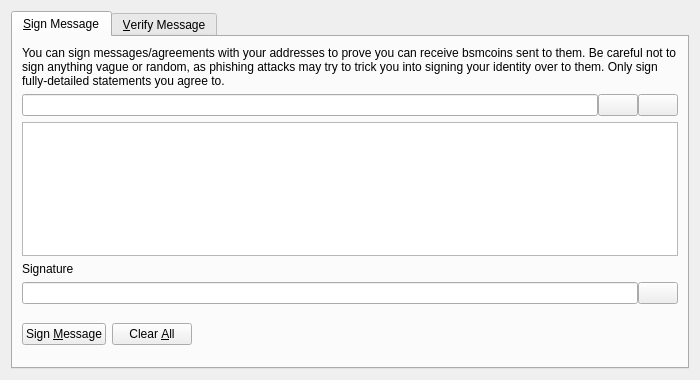
<?xml version="1.0" encoding="UTF-8"?>
<ui version="4.0">
 <class>SignVerifyMessageDialog</class>
 <widget class="QDialog" name="SignVerifyMessageDialog">
  <property name="geometry">
   <rect>
    <x>0</x>
    <y>0</y>
    <width>700</width>
    <height>380</height>
   </rect>
  </property>
  <property name="windowTitle">
   <string>Signatures - Sign / Verify a Message</string>
  </property>
  <property name="styleSheet">
   <string notr="true"/>
  </property>
  <property name="modal">
   <bool>true</bool>
  </property>
  <layout class="QVBoxLayout" name="verticalLayout">
   <item>
    <widget class="QTabWidget" name="tabWidget">
     <property name="currentIndex">
      <number>0</number>
     </property>
     <widget class="QWidget" name="tabSignMessage">
      <attribute name="title">
       <string>&amp;Sign Message</string>
      </attribute>
      <layout class="QVBoxLayout" name="verticalLayout_SM">
       <item>
        <widget class="QLabel" name="infoLabel_SM">
         <property name="text">
          <string>You can sign messages/agreements with your addresses to prove you can receive bsmcoins sent to them. Be careful not to sign anything vague or random, as phishing attacks may try to trick you into signing your identity over to them. Only sign fully-detailed statements you agree to.</string>
         </property>
         <property name="textFormat">
          <enum>Qt::PlainText</enum>
         </property>
         <property name="wordWrap">
          <bool>true</bool>
         </property>
        </widget>
       </item>
       <item>
        <layout class="QHBoxLayout" name="horizontalLayout_1_SM">
         <property name="spacing">
          <number>0</number>
         </property>
         <item>
          <widget class="QValidatedLineEdit" name="addressIn_SM">
           <property name="toolTip">
            <string>The BsmCoin address to sign the message with</string>
           </property>
          </widget>
         </item>
         <item>
          <widget class="QPushButton" name="addressBookButton_SM">
           <property name="toolTip">
            <string>Choose previously used address</string>
           </property>
           <property name="styleSheet">
            <string notr="true"/>
           </property>
           <property name="text">
            <string/>
           </property>
           <property name="icon">
            <iconset>
             <normaloff>:/icons/address-book</normaloff>:/icons/address-book</iconset>
           </property>
           <property name="shortcut">
            <string>Alt+A</string>
           </property>
           <property name="autoDefault">
            <bool>false</bool>
           </property>
          </widget>
         </item>
         <item>
          <widget class="QPushButton" name="pasteButton_SM">
           <property name="toolTip">
            <string>Paste address from clipboard</string>
           </property>
           <property name="styleSheet">
            <string notr="true"/>
           </property>
           <property name="text">
            <string/>
           </property>
           <property name="icon">
            <iconset>
             <normaloff>:/icons/editpaste</normaloff>:/icons/editpaste</iconset>
           </property>
           <property name="shortcut">
            <string>Alt+P</string>
           </property>
           <property name="autoDefault">
            <bool>false</bool>
           </property>
          </widget>
         </item>
        </layout>
       </item>
       <item>
        <widget class="QPlainTextEdit" name="messageIn_SM">
         <property name="toolTip">
          <string>Enter the message you want to sign here</string>
         </property>
        </widget>
       </item>
       <item>
        <widget class="QLabel" name="signatureLabel_SM">
         <property name="text">
          <string>Signature</string>
         </property>
         <property name="textFormat">
          <enum>Qt::PlainText</enum>
         </property>
        </widget>
       </item>
       <item>
        <layout class="QHBoxLayout" name="horizontalLayout_2_SM">
         <property name="spacing">
          <number>0</number>
         </property>
         <item>
          <widget class="QLineEdit" name="signatureOut_SM">
           <property name="font">
            <font>
             <italic>true</italic>
            </font>
           </property>
           <property name="readOnly">
            <bool>true</bool>
           </property>
          </widget>
         </item>
         <item>
          <widget class="QPushButton" name="copySignatureButton_SM">
           <property name="toolTip">
            <string>Copy the current signature to the system clipboard</string>
           </property>
           <property name="styleSheet">
            <string notr="true"/>
           </property>
           <property name="text">
            <string/>
           </property>
           <property name="icon">
            <iconset>
             <normaloff>:/icons/editcopy</normaloff>:/icons/editcopy</iconset>
           </property>
           <property name="autoDefault">
            <bool>false</bool>
           </property>
          </widget>
         </item>
        </layout>
       </item>
       <item>
        <layout class="QHBoxLayout" name="horizontalLayout_3_SM">
         <item>
          <widget class="QPushButton" name="signMessageButton_SM">
           <property name="toolTip">
            <string>Sign the message to prove you own this BsmCoin address</string>
           </property>
           <property name="styleSheet">
            <string notr="true"/>
           </property>
           <property name="text">
            <string>Sign &amp;Message</string>
           </property>
           <property name="icon">
            <iconset>
             <normaloff>:/icons/edit</normaloff>:/icons/edit</iconset>
           </property>
           <property name="autoDefault">
            <bool>false</bool>
           </property>
          </widget>
         </item>
         <item>
          <widget class="QPushButton" name="clearButton_SM">
           <property name="toolTip">
            <string>Reset all sign message fields</string>
           </property>
           <property name="styleSheet">
            <string notr="true"/>
           </property>
           <property name="text">
            <string>Clear &amp;All</string>
           </property>
           <property name="icon">
            <iconset>
             <normaloff>:/icons/remove</normaloff>:/icons/remove</iconset>
           </property>
           <property name="autoDefault">
            <bool>false</bool>
           </property>
          </widget>
         </item>
         <item>
          <spacer name="horizontalSpacer_1_SM">
           <property name="orientation">
            <enum>Qt::Horizontal</enum>
           </property>
           <property name="sizeHint" stdset="0">
            <size>
             <width>40</width>
             <height>48</height>
            </size>
           </property>
          </spacer>
         </item>
         <item>
          <widget class="QLabel" name="statusLabel_SM">
           <property name="font">
            <font>
             <weight>75</weight>
             <bold>true</bold>
            </font>
           </property>
           <property name="text">
            <string/>
           </property>
           <property name="wordWrap">
            <bool>true</bool>
           </property>
          </widget>
         </item>
         <item>
          <spacer name="horizontalSpacer_2_SM">
           <property name="orientation">
            <enum>Qt::Horizontal</enum>
           </property>
           <property name="sizeHint" stdset="0">
            <size>
             <width>40</width>
             <height>48</height>
            </size>
           </property>
          </spacer>
         </item>
        </layout>
       </item>
      </layout>
     </widget>
     <widget class="QWidget" name="tabVerifyMessage">
      <attribute name="title">
       <string>&amp;Verify Message</string>
      </attribute>
      <layout class="QVBoxLayout" name="verticalLayout_VM">
       <item>
        <widget class="QLabel" name="infoLabel_VM">
         <property name="text">
          <string>Enter the receiver's address, message (ensure you copy line breaks, spaces, tabs, etc. exactly) and signature below to verify the message. Be careful not to read more into the signature than what is in the signed message itself, to avoid being tricked by a man-in-the-middle attack. Note that this only proves the signing party receives with the address, it cannot prove sendership of any transaction!</string>
         </property>
         <property name="textFormat">
          <enum>Qt::PlainText</enum>
         </property>
         <property name="alignment">
          <set>Qt::AlignLeading|Qt::AlignLeft|Qt::AlignTop</set>
         </property>
         <property name="wordWrap">
          <bool>true</bool>
         </property>
        </widget>
       </item>
       <item>
        <layout class="QHBoxLayout" name="horizontalLayout_1_VM">
         <property name="spacing">
          <number>0</number>
         </property>
         <item>
          <widget class="QValidatedLineEdit" name="addressIn_VM">
           <property name="toolTip">
            <string>The BsmCoin address the message was signed with</string>
           </property>
           <property name="styleSheet">
            <string notr="true"/>
           </property>
          </widget>
         </item>
         <item>
          <widget class="QPushButton" name="addressBookButton_VM">
           <property name="toolTip">
            <string>Choose previously used address</string>
           </property>
           <property name="styleSheet">
            <string notr="true"/>
           </property>
           <property name="text">
            <string/>
           </property>
           <property name="icon">
            <iconset>
             <normaloff>:/icons/address-book</normaloff>:/icons/address-book</iconset>
           </property>
           <property name="shortcut">
            <string>Alt+A</string>
           </property>
           <property name="autoDefault">
            <bool>false</bool>
           </property>
          </widget>
         </item>
        </layout>
       </item>
       <item>
        <widget class="QPlainTextEdit" name="messageIn_VM">
         <property name="styleSheet">
          <string notr="true"/>
         </property>
        </widget>
       </item>
       <item>
        <widget class="QValidatedLineEdit" name="signatureIn_VM">
         <property name="styleSheet">
          <string notr="true"/>
         </property>
        </widget>
       </item>
       <item>
        <layout class="QHBoxLayout" name="horizontalLayout_2_VM">
         <item>
          <widget class="QPushButton" name="verifyMessageButton_VM">
           <property name="toolTip">
            <string>Verify the message to ensure it was signed with the specified BsmCoin address</string>
           </property>
           <property name="styleSheet">
            <string notr="true"/>
           </property>
           <property name="text">
            <string>Verify &amp;Message</string>
           </property>
           <property name="icon">
            <iconset>
             <normaloff>:/icons/transaction_0</normaloff>:/icons/transaction_0</iconset>
           </property>
           <property name="autoDefault">
            <bool>false</bool>
           </property>
          </widget>
         </item>
         <item>
          <widget class="QPushButton" name="clearButton_VM">
           <property name="toolTip">
            <string>Reset all verify message fields</string>
           </property>
           <property name="styleSheet">
            <string notr="true"/>
           </property>
           <property name="text">
            <string>Clear &amp;All</string>
           </property>
           <property name="icon">
            <iconset>
             <normaloff>:/icons/remove</normaloff>:/icons/remove</iconset>
           </property>
           <property name="autoDefault">
            <bool>false</bool>
           </property>
          </widget>
         </item>
         <item>
          <spacer name="horizontalSpacer_1_VM">
           <property name="orientation">
            <enum>Qt::Horizontal</enum>
           </property>
           <property name="sizeHint" stdset="0">
            <size>
             <width>40</width>
             <height>48</height>
            </size>
           </property>
          </spacer>
         </item>
         <item>
          <widget class="QLabel" name="statusLabel_VM">
           <property name="font">
            <font>
             <weight>75</weight>
             <bold>true</bold>
            </font>
           </property>
           <property name="text">
            <string/>
           </property>
           <property name="wordWrap">
            <bool>true</bool>
           </property>
          </widget>
         </item>
         <item>
          <spacer name="horizontalSpacer_2_VM">
           <property name="orientation">
            <enum>Qt::Horizontal</enum>
           </property>
           <property name="sizeHint" stdset="0">
            <size>
             <width>40</width>
             <height>48</height>
            </size>
           </property>
          </spacer>
         </item>
        </layout>
       </item>
      </layout>
     </widget>
    </widget>
   </item>
  </layout>
 </widget>
 <customwidgets>
  <customwidget>
   <class>QValidatedLineEdit</class>
   <extends>QLineEdit</extends>
   <header>qvalidatedlineedit.h</header>
  </customwidget>
 </customwidgets>
 <resources/>
 <connections/>
</ui>
